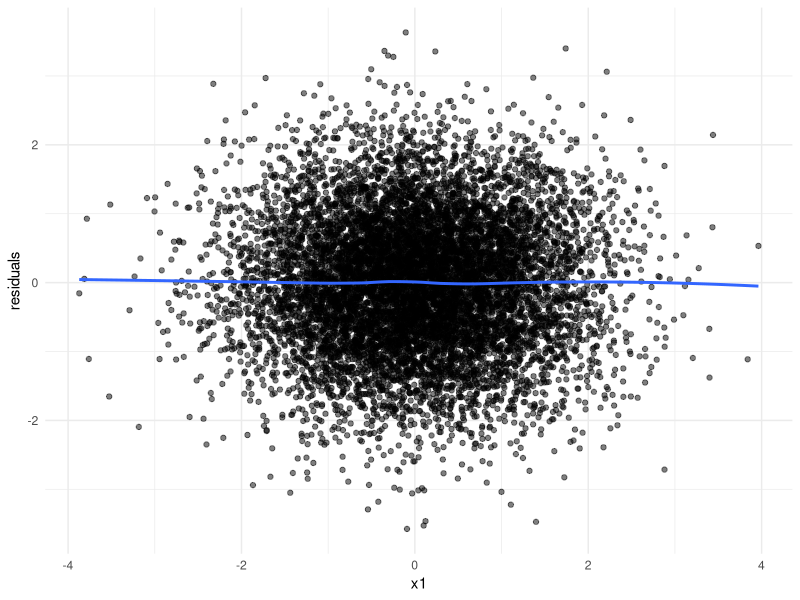

Generate this figure with R: (Note: this script raises an error after producing the figure.)
# Here we create a script to create a data simulation for panel data. 
# We simulate X and Y, having autoregressive effects and a lag-1 crossed effect. 
# X and Y are both affected by a number of confounding variables C, which have stable effects
# over time as they represent time-invariant confounding variables, such as IQ. 
# The data simulation model will have the following properties:

# 1. Each variable will have an innovation (or unexplained variance) such that the total variance of each variable is 1.
# 2. Each variable will have a mean of 0. 
# 3. The autoregressive effects will be set to 0.25 for both X and Y.
# 4. The crossed lag-1 effect of X on Y will be set to 0.1.
# 5. The confounding variables will have effects of 0.2 on X and 0.15 Y.
# 6. The innovations will have residual correlations of 0.3 at each time-point, but not across time-points.

# Let's rephrase what we are doing here. We have got some knowns, because we specify them. They include the
# effects matrix A, the effects matrix B and the variance matrix psi. We also know that the diagonal of S 
# is supposed to be 1. This leaves us with 2 unknowns. We do not know the variance of the innovations, and we
# do not know the covariance between X and Y. Hence all code is actually just a way of solving for these unknowns
# that we need to simulate data. 

# reproducibility
set.seed(427) 

# load required libraries
library(mvtnorm)
library(psych)                                             # for descriptives
library(lavaan)                                            # for fitting CLPM
library(tidyverse)

### CLPM parameters ###
N <- 100000                                                # number of people
T <- 5                                                     # number of time points

ax <- 0.25                                                 # effect of X_(t-1) on X_t
ay <- 0.25                                                 # effect of Y_(t-1) on Y_t
bx <- 0.10                                                 # effect of Y_(t-1) on X_t
by <- 0.10                                                 # effect of X_(t-1) on Y_t
rho <- 0.30                                                # residual correlation of innovations
                                                          
# create the path matrix A from these effects
A <- matrix(c(ax, by, bx, ay), nrow=2, byrow=TRUE)

### confounder parameters ###
k <- 3                                                     # number of confounders
gamma_x <- c(0.30, 0.20, 0.10)                             # effect of confounders on X_t, where the first entry is the effect of confounder 1 on X_t, etc. 
gamma_y <- c(0.30, 0.20, 0.10)                             # effect of confounders on Y_t, where the first entry is the effect of confounder 1 on Y_t, etc.
tau2 <- c(1, 1, 1)                                         # variances of confounders

B <- rbind(gamma_x, gamma_y)                               # create the path matrix B from these effects
Psi  <- diag(tau2)                                         # variance-covariance matrix of confounders, which is just a k*k identity matrix since var=1 and cov=0

### varcov matrixes ###
# we want the variance of each variable to be 1
S_target <- diag(2)                                        # since we have two variables, X and Y, we create a 2x2 identity matrix. This assumes NO covariance between X and Y
                                                           # further than the effects that were specified before

# the confounders are the only exogenous variables
# and as such, we can calculate the variance that they contribute to each variable (or occasion of the variable) directly
# which is simply the variance of the confounders*effect size 
# psi contains their varcov matrix, and B contains the effect sizes. 
# we use var(Ax) = A*var(x)*A' -> B*psi*B', and since psi=I, we get B*B'
# however, if we wished to specify correlated confounders, we could do so by changing psi accordingly.
S_U  <- B %*% Psi %*% t(B)

# now we want to specify a correlation rho between the innovations of X and Y.
# which means the part that is not explained by the confounders or lagged relationships
# still correlate with each other. Our job is to finjd out: given we specify a value rho,
# denoting the correlation between the innovations of X and Y, what must the covariance between X and Y be,
# while accounting for the covariance that is already induced by the confounders and the lagged relationships.
# In one question: Given S_U, A and our desired rho, what must the covariance between X and Y be in order for
# the system to be stationary? 

find_c <- function(A, S_U, rho) {

  # function of c: difference between actual innovation correlation and target rho
  # we need to calculate how much covariance is induced by c and the lagged relationships
  f <- function(c) {

    # target stationary covariance of (X_t, Y_t)
    # the variances are 1 since we specified them to be
    # and the covariance is c, which we are searching for
    S_target_c <- matrix(c(1, c,
                           c, 1),
                         nrow = 2, byrow = TRUE)
    
    # dynamic part variance
    # first we get rid of the confounder-induced variance
    S_dyn_c <- S_target_c - S_U
    
    # now we can compute the innovation covariance matrix
    # based on the stationarity constraints
    Sigma_e_c <- S_dyn_c - t(A) %*% S_dyn_c %*% A
    
    # compute correlation of innovations
    # the variation of innovations of X is v1
    v1 <- Sigma_e_c[1, 1]
    # the variation of innovations of Y is v2
    v2 <- Sigma_e_c[2, 2]
    # their covariance is cov12
    cov12 <- Sigma_e_c[1, 2]
    #their correlation is then:
    corr_e <- cov12 / sqrt(v1 * v2)
    
    # this is then the difference between the desired correlation and the actual correlation
    corr_e - rho
  }

  # now this function f(c) should be zero when we have found the correct c
  # as such we can look for the value of corr_e that makes f(c) = 0.
  # Note that if the matrix A would be symmetric, then v1=v2, and we have
  # a closed form solution for v. With two uknowns, we lack an equation and
  # need to solve numerically. 
  uniroot(f, interval = c(-0.99, 0.99))$root
}

# use the function to find the required covariance between X and Y
c_stat <- find_c(A, S_U, rho)

# overwrite S_target to include the stationary covariance between X and Y
S_target <- matrix(c(1, c_stat,
                     c_stat, 1),
                   nrow = 2, byrow = TRUE)

# variance by the dynamic process:
# now we know that any variance that does not come directly from the confounder, must come from the dynamic process (feed forward + innovations)
# since we also know that we want the variance of our variables to be 1, we can calculate the variance that we can still 'spend'
# on the dynamic part by simple subtraction:
S_dyn <- S_target - S_U

# now we can check if our matrix is positive semidefinite (i.e. that all eigenvalues are positive)
# i.e. we do not want to set our requirement so that we must generate data with negative variances. 
# we check that here.
# first we make it robust to small numerical errors created by floating point storage (S_dyn + t(S_dyn))/2
# and then extract the eigenvalues
eS <- eigen((S_dyn + t(S_dyn))/2)$values
# check if any are very close to, or smaller than 0. 
eS[eS<1e-10]

# now we need to compute the innovation covariance matrix.
# we compute how much innovation variance we must add, such that the dynamic process is stationary. 
# which means that the variance of X_t is and Y_t do not change over time.
# read it like: how much innovation variance must we add such that the variance of each variable equals S_dynn. 
# and remember that if the variance of the dynamic process equals S_dynn, then all our variablles have variances equal to S_target.
# 1. X_t = A X_(t-1) + e_t
# 2. for all variables: D_t = A'D_t-1 + e_t
# 3. S_dynn = var(D_t) = A S_dynA' + S_e (Since var(X_t) = A^2 * var(X_t-1) + var(e_t))
# 4. solve for S_e: S_e = S_dyn - A S_dyn A'
# note that this only works because the system is stationary! we can exclude the variance D_t receives directly from the confounders
# since it is the same at every step, and the variance of the dynamic process is the same at every step. If this would not be the case
# we would need to use formulas to compute how much innovation should be added to each measurement occasion separately.
Sigma_e <- S_dyn - t(A) %*% S_dyn %*% A

# and again we fix potential rounding error
Sigma_e <- (Sigma_e + t(Sigma_e))/2

# For t = 1, there is no carryover from a previous wave. The observed var-cov should be:
# Var([X1,Y1]) = S_U + Sigma_e1. To keep the same S_target at t=1, set:
Sigma_e1 <- S_dyn                             # because S_target = S_U + S_dyn
Sigma_e1 <- (Sigma_e1 + t(Sigma_e1))/2

# we can first generate our confounders, since they are exogenous
# we use the function rmvnorm to generate multivariate normal data
U <- rmvnorm(N, 
  mean=rep(0, k),                             # mean of confounders = 0, since we want standardised effect sizes
  sigma=Psi)                                  # variance-covariance matrix of confounders (I in this case)

# now we can simulate the dynamic process data for X and Y
# we add here the entire variance to each variable, so that is feed forward + innovations
# these are only X1 and Y1, so they only have the direct confounder effects

#  for t = 1: no lag yet, so Ddyn = e1 with Sigma_e1 ----
Ddyn <- rmvnorm(N,                            
  mean=c(0,0),                                # mean of the variables X and Y = 0, since we want standardised effect sizes
  sigma=Sigma_e1)                             # dynamic part covariance for the first wave

# initialise df with N rows and 2*T + k columns. 2*T for X and Y, k for confounders
df <- matrix(NA, nrow = N, ncol = 2*T + k)
colnames(df) <- c(paste0("x", 1:T),
                  paste0("y", 1:T),
                  paste0("c", 1:k))

# save the confounder
df[, (2*T + 1):(2*T + k)] <- U

# we now add to the first wave X and Y the direct confounder effects
# where we have our confounders (U) and the effect sizes (B)
obs1 <- Ddyn + U %*% t(B)

# we an store the first wave in our dataframe now
df[, 1] <- obs1[, 1] 
df[, 1+T ] <- obs1[, 2]

# a next wave can be simulated as:
# Ddyn <- Ddyn %*% t(A) + rmvnorm(N, sigma=Sigma_e)
# where we get the previous wave observations, times their effect sizes + the innovations such that var=1. 
# and afterwards we can again add the direct confounder effects
# obs <- Ddyn + U %*% t(B)
# write a loop to do this up to T occasions:
for(i in 2:T){ 

  # simulate the dynamic part
  Ddyn <- Ddyn %*% t(A) + rmvnorm(N, sigma = Sigma_e) 

  # add the direct confounder effects
  obs <- Ddyn + U %*% t(B) 

  # move the data to the dataframe
  df[, i] <- obs[, 1] 
  df[, i+T ] <- obs[, 2] }

# check that the variance of each variable are 1
round(apply(df, 2, var), 3)

# check the varcov matrix
sigma <- cov(df)
round(sigma, 3)

# check descriptives
describe(df)

# create a sample dataframe for plotting residuals 
df_sample <- df[sample(1:nrow(df), 10000), ]

# fit a linear regression between X at t=1 and Y at t=2
lm_fit <- lm(y2 ~ x1, data = as.data.frame(df_sample))

# save the residuals
residuals <- lm_fit$residuals

# plot the residuals versus X1
ggplot(df_sample, aes(x = x1, y = residuals)) +
  geom_point(alpha = 0.5) +
  geom_smooth(method = "loess", se = FALSE) +
  theme_minimal()

# cache the data to the data folder
write.csv(df, file = "Code/Data/Data_Sim_linear_Pop.csv", row.names = FALSE)
